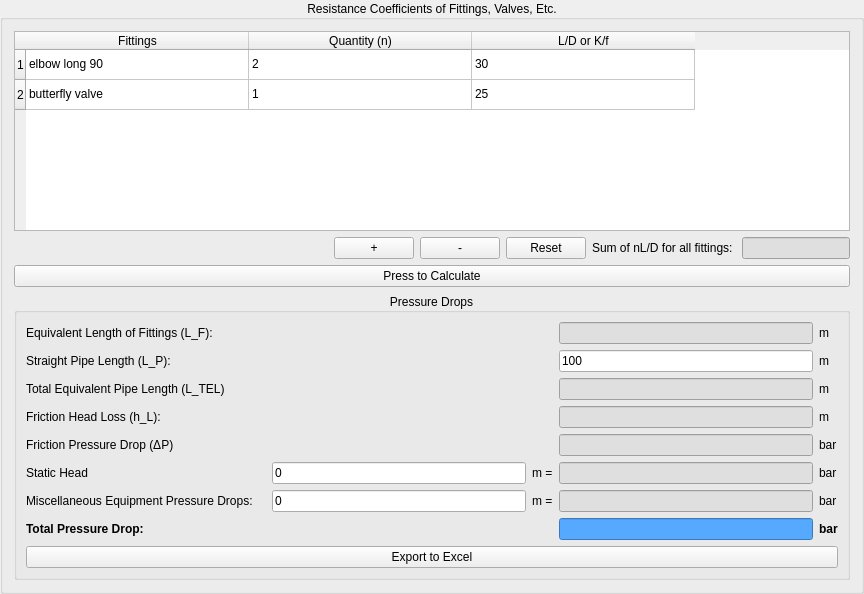
                 <widget class="QGroupBox" name="groupBox_4">
                  <property name="title">
                   <string>Resistance Coefficients of Fittings, Valves, Etc.</string>
                  </property>
                  <property name="alignment">
                   <set>Qt::AlignCenter</set>
                  </property>
                  <layout class="QVBoxLayout" name="verticalLayout_14">
                   <item>
                    <widget class="QTableWidget" name="table_fittings">
                     <property name="sizePolicy">
                      <sizepolicy hsizetype="Expanding" vsizetype="Preferred">
                       <horstretch>0</horstretch>
                       <verstretch>0</verstretch>
                      </sizepolicy>
                     </property>
                     <property name="minimumSize">
                      <size>
                       <width>0</width>
                       <height>200</height>
                      </size>
                     </property>
                     <attribute name="horizontalHeaderCascadingSectionResizes">
                      <bool>true</bool>
                     </attribute>
                     <attribute name="horizontalHeaderMinimumSectionSize">
                      <number>26</number>
                     </attribute>
                     <attribute name="horizontalHeaderDefaultSectionSize">
                      <number>223</number>
                     </attribute>
                     <attribute name="horizontalHeaderStretchLastSection">
                      <bool>false</bool>
                     </attribute>
                     <attribute name="verticalHeaderStretchLastSection">
                      <bool>false</bool>
                     </attribute>
                     <row>
                      <property name="text">
                       <string>1</string>
                      </property>
                     </row>
                     <row>
                      <property name="text">
                       <string>2</string>
                      </property>
                     </row>
                     <column>
                      <property name="text">
                       <string>Fittings</string>
                      </property>
                     </column>
                     <column>
                      <property name="text">
                       <string>Quantity (n)</string>
                      </property>
                     </column>
                     <column>
                      <property name="text">
                       <string>L/D or K/f</string>
                      </property>
                     </column>
                     <item row="0" column="0">
                      <property name="text">
                       <string>elbow long 90</string>
                      </property>
                     </item>
                     <item row="0" column="1">
                      <property name="text">
                       <string>2</string>
                      </property>
                     </item>
                     <item row="0" column="2">
                      <property name="text">
                       <string>30</string>
                      </property>
                     </item>
                     <item row="1" column="0">
                      <property name="text">
                       <string>butterfly valve</string>
                      </property>
                     </item>
                     <item row="1" column="1">
                      <property name="text">
                       <string>1</string>
                      </property>
                     </item>
                     <item row="1" column="2">
                      <property name="text">
                       <string>25</string>
                      </property>
                     </item>
                    </widget>
                   </item>
                   <item>
                    <layout class="QHBoxLayout" name="horizontalLayout_4">
                     <item>
                      <spacer name="horizontalSpacer_4">
                       <property name="orientation">
                        <enum>Qt::Horizontal</enum>
                       </property>
                       <property name="sizeType">
                        <enum>QSizePolicy::Fixed</enum>
                       </property>
                       <property name="sizeHint" stdset="0">
                        <size>
                         <width>320</width>
                         <height>20</height>
                        </size>
                       </property>
                      </spacer>
                     </item>
                     <item>
                      <widget class="QPushButton" name="button_add_row">
                       <property name="text">
                        <string>+</string>
                       </property>
                      </widget>
                     </item>
                     <item>
                      <widget class="QPushButton" name="button_remove_row">
                       <property name="text">
                        <string>-</string>
                       </property>
                      </widget>
                     </item>
                     <item>
                      <widget class="QPushButton" name="button_reset_rows">
                       <property name="text">
                        <string>Reset</string>
                       </property>
                      </widget>
                     </item>
                     <item>
                      <widget class="QLabel" name="label_39">
                       <property name="text">
                        <string>Sum of nL/D for all fittings: </string>
                       </property>
                      </widget>
                     </item>
                     <item>
                      <widget class="QLineEdit" name="line_edit_fittings_total">
                       <property name="styleSheet">
                        <string notr="true">QLineEdit {
	background: rgb(223, 223, 223)
}</string>
                       </property>
                       <property name="readOnly">
                        <bool>true</bool>
                       </property>
                      </widget>
                     </item>
                    </layout>
                   </item>
                   <item>
                    <widget class="QPushButton" name="button_pipe_calculate">
                     <property name="text">
                      <string>Press to Calculate</string>
                     </property>
                    </widget>
                   </item>
                   <item>
                    <widget class="QGroupBox" name="groupBox_3">
                     <property name="title">
                      <string>Pressure Drops</string>
                     </property>
                     <property name="alignment">
                      <set>Qt::AlignCenter</set>
                     </property>
                     <layout class="QVBoxLayout" name="verticalLayout_12">
                      <item>
                       <layout class="QGridLayout" name="gridLayout_4">
                        <item row="5" column="5">
                         <widget class="QLabel" name="label_54">
                          <property name="text">
                           <string>bar</string>
                          </property>
                         </widget>
                        </item>
                        <item row="3" column="0">
                         <widget class="QLabel" name="label_42">
                          <property name="text">
                           <string>Friction Head Loss (h_L):</string>
                          </property>
                         </widget>
                        </item>
                        <item row="6" column="5">
                         <widget class="QLabel" name="label_55">
                          <property name="text">
                           <string>bar</string>
                          </property>
                         </widget>
                        </item>
                        <item row="5" column="2">
                         <widget class="QLineEdit" name="line_edit_static_head_m">
                          <property name="text">
                           <string>0</string>
                          </property>
                         </widget>
                        </item>
                        <item row="7" column="0">
                         <widget class="QLabel" name="label_46">
                          <property name="text">
                           <string>&lt;b&gt;Total Pressure Drop: &lt;/b&gt;</string>
                          </property>
                          <property name="textFormat">
                           <enum>Qt::MarkdownText</enum>
                          </property>
                         </widget>
                        </item>
                        <item row="0" column="5">
                         <widget class="QLabel" name="label_61">
                          <property name="text">
                           <string>m</string>
                          </property>
                         </widget>
                        </item>
                        <item row="4" column="4">
                         <widget class="QLineEdit" name="line_edit_delta_p">
                          <property name="styleSheet">
                           <string notr="true">QLineEdit {
	background: rgb(223, 223, 223)
}</string>
                          </property>
                         </widget>
                        </item>
                        <item row="1" column="4">
                         <widget class="QLineEdit" name="line_edit_l_p">
                          <property name="text">
                           <string>100</string>
                          </property>
                         </widget>
                        </item>
                        <item row="2" column="1">
                         <widget class="QLabel" name="label_49">
                          <property name="text">
                           <string/>
                          </property>
                          <property name="pixmap">
                           <pixmap>images/L_TEL.png</pixmap>
                          </property>
                         </widget>
                        </item>
                        <item row="7" column="5">
                         <widget class="QLabel" name="label_56">
                          <property name="text">
                           <string>&lt;b&gt;bar&lt;/b&gt;</string>
                          </property>
                          <property name="textFormat">
                           <enum>Qt::MarkdownText</enum>
                          </property>
                         </widget>
                        </item>
                        <item row="6" column="4">
                         <widget class="QLineEdit" name="line_edit_misc_bar">
                          <property name="styleSheet">
                           <string notr="true">QLineEdit {
	background: rgb(223, 223, 223)
}</string>
                          </property>
                         </widget>
                        </item>
                        <item row="2" column="5">
                         <widget class="QLabel" name="label_59">
                          <property name="text">
                           <string>m</string>
                          </property>
                         </widget>
                        </item>
                        <item row="2" column="4">
                         <widget class="QLineEdit" name="line_edit_l_tel">
                          <property name="styleSheet">
                           <string notr="true">QLineEdit {
	background: rgb(223, 223, 223)
}</string>
                          </property>
                         </widget>
                        </item>
                        <item row="5" column="4">
                         <widget class="QLineEdit" name="line_edit_static_head_bar">
                          <property name="styleSheet">
                           <string notr="true">QLineEdit {
	background: rgb(223, 223, 223)
}</string>
                          </property>
                         </widget>
                        </item>
                        <item row="0" column="4">
                         <widget class="QLineEdit" name="line_edit_l_f">
                          <property name="styleSheet">
                           <string notr="true">QLineEdit {
	background: rgb(223, 223, 223)
}</string>
                          </property>
                          <property name="readOnly">
                           <bool>true</bool>
                          </property>
                         </widget>
                        </item>
                        <item row="0" column="0">
                         <widget class="QLabel" name="label_40">
                          <property name="text">
                           <string>Equivalent Length of Fittings (L_F): </string>
                          </property>
                         </widget>
                        </item>
                        <item row="4" column="1">
                         <widget class="QLabel" name="label_51">
                          <property name="text">
                           <string/>
                          </property>
                          <property name="pixmap">
                           <pixmap>images/delta_P.png</pixmap>
                          </property>
                         </widget>
                        </item>
                        <item row="2" column="0">
                         <widget class="QLabel" name="label_48">
                          <property name="text">
                           <string>Total Equivalent Pipe Length (L_TEL)</string>
                          </property>
                         </widget>
                        </item>
                        <item row="3" column="5">
                         <widget class="QLabel" name="label_58">
                          <property name="text">
                           <string>m</string>
                          </property>
                         </widget>
                        </item>
                        <item row="3" column="4">
                         <widget class="QLineEdit" name="line_edit_h_l">
                          <property name="styleSheet">
                           <string notr="true">QLineEdit {
	background: rgb(223, 223, 223)
}</string>
                          </property>
                         </widget>
                        </item>
                        <item row="6" column="0">
                         <widget class="QLabel" name="label_45">
                          <property name="text">
                           <string>Miscellaneous Equipment Pressure Drops:</string>
                          </property>
                         </widget>
                        </item>
                        <item row="5" column="1">
                         <widget class="QLabel" name="label_52">
                          <property name="text">
                           <string/>
                          </property>
                          <property name="pixmap">
                           <pixmap>images/bar.png</pixmap>
                          </property>
                         </widget>
                        </item>
                        <item row="1" column="5">
                         <widget class="QLabel" name="label_60">
                          <property name="text">
                           <string>m</string>
                          </property>
                         </widget>
                        </item>
                        <item row="1" column="0">
                         <widget class="QLabel" name="label_41">
                          <property name="text">
                           <string>Straight Pipe Length (L_P):</string>
                          </property>
                         </widget>
                        </item>
                        <item row="4" column="0">
                         <widget class="QLabel" name="label_43">
                          <property name="text">
                           <string>Friction Pressure Drop (ΔP)</string>
                          </property>
                         </widget>
                        </item>
                        <item row="5" column="0">
                         <widget class="QLabel" name="label_44">
                          <property name="text">
                           <string>Static Head</string>
                          </property>
                         </widget>
                        </item>
                        <item row="0" column="1">
                         <widget class="QLabel" name="label_47">
                          <property name="text">
                           <string/>
                          </property>
                          <property name="pixmap">
                           <pixmap>images/L_f.png</pixmap>
                          </property>
                         </widget>
                        </item>
                        <item row="3" column="1">
                         <widget class="QLabel" name="label_50">
                          <property name="text">
                           <string/>
                          </property>
                          <property name="pixmap">
                           <pixmap>images/h_L.png</pixmap>
                          </property>
                         </widget>
                        </item>
                        <item row="4" column="5">
                         <widget class="QLabel" name="label_57">
                          <property name="text">
                           <string>bar</string>
                          </property>
                         </widget>
                        </item>
                        <item row="5" column="3">
                         <widget class="QLabel" name="label_53">
                          <property name="text">
                           <string>m =</string>
                          </property>
                         </widget>
                        </item>
                        <item row="7" column="4">
                         <widget class="QLineEdit" name="line_edit_pressure_drop">
                          <property name="styleSheet">
                           <string notr="true">QLineEdit {
	background: rgb(85, 170, 255)
}</string>
                          </property>
                         </widget>
                        </item>
                        <item row="6" column="2">
                         <widget class="QLineEdit" name="line_edit_misc_m">
                          <property name="text">
                           <string>0</string>
                          </property>
                         </widget>
                        </item>
                        <item row="6" column="3">
                         <widget class="QLabel" name="label_62">
                          <property name="text">
                           <string>m =</string>
                          </property>
                         </widget>
                        </item>
                       </layout>
                      </item>
                      <item>
                       <widget class="QPushButton" name="button_pipe_excel">
                        <property name="text">
                         <string>Export to Excel</string>
                        </property>
                       </widget>
                      </item>
                     </layout>
                    </widget>
                   </item>
                  </layout>
                 </widget>
